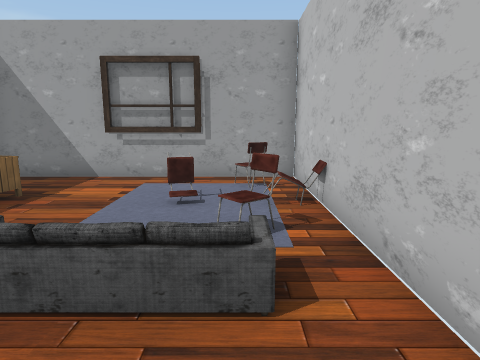
view 1 (above)

23 first-person views from a walk through a 3-D level made in the Unity game engine. The camera is 1.4 m above the floor, tilts 10° down and sees 75° across. The floor is counted in squares, 1 m on a side. Each view is taken from the middle of a square. On the plan, view 1 faces up. The plan holds only what a view shows up to about 14 squares ahead; the rest is blank. Some animated figures are left out. Door leaves are left out, so doorways stand open. Some surface patterns are stand-ins.

view 2
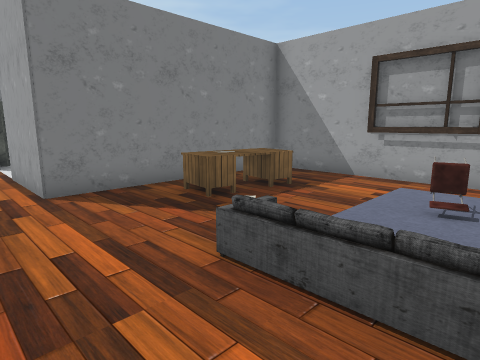

view 3
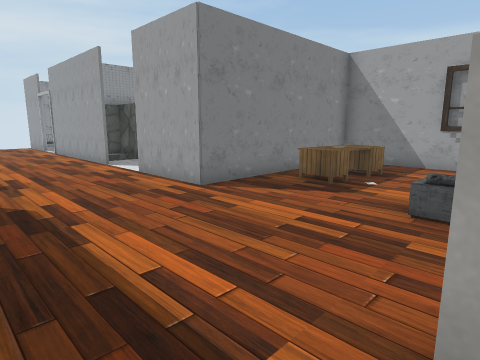

view 4
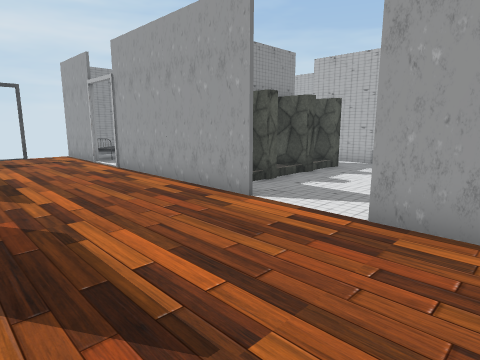

view 5
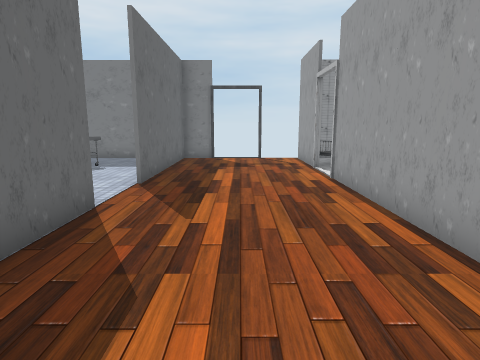

view 6
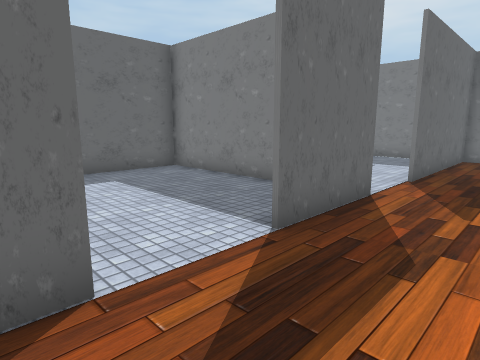

view 7
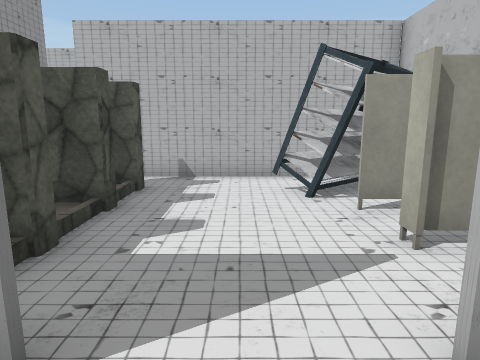

view 8
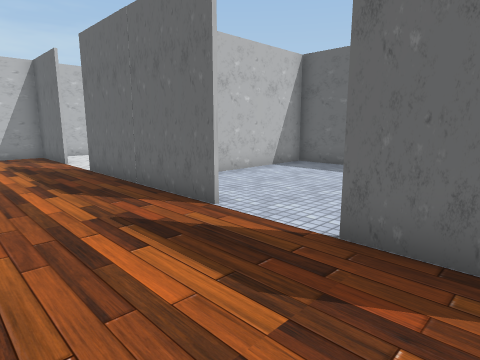

view 9
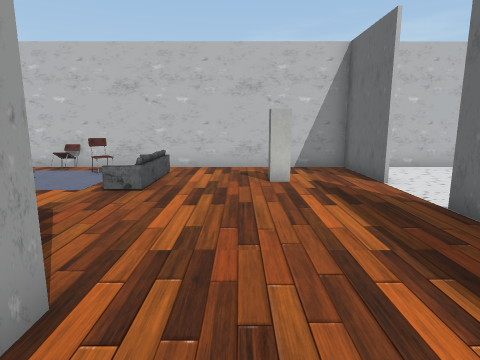

view 10
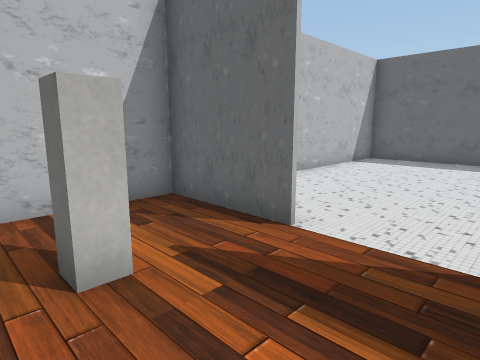

view 11
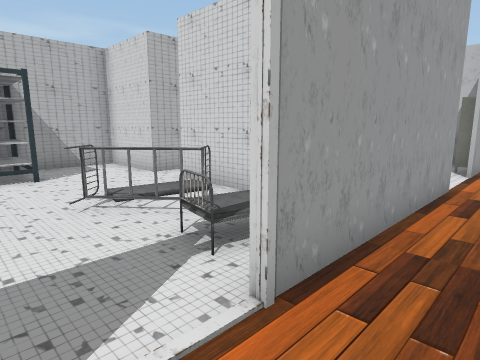

view 12
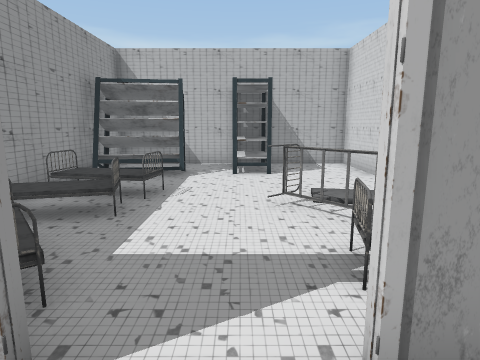

view 13
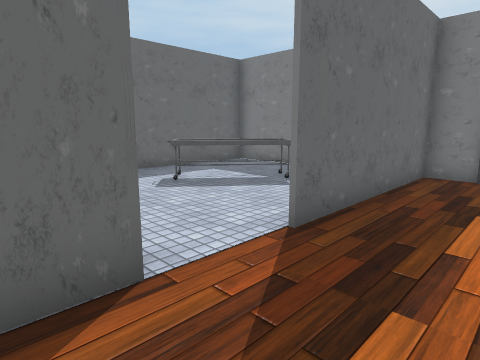

view 14
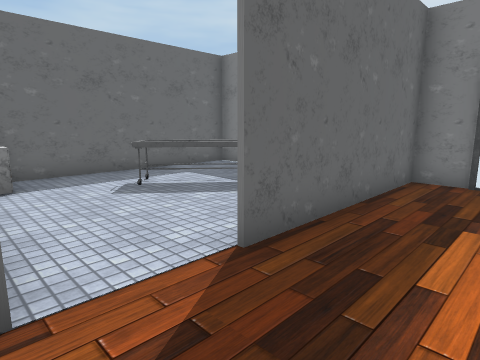

view 15
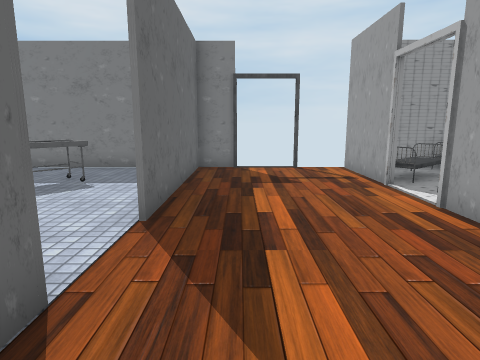

view 16
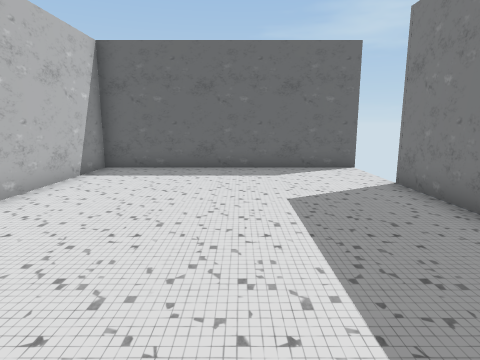

view 17
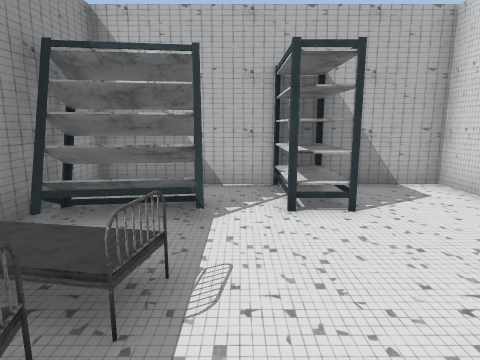

view 18
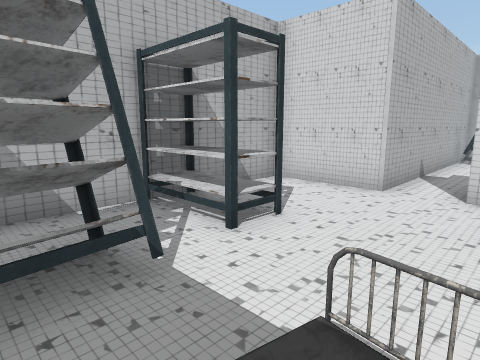

view 19
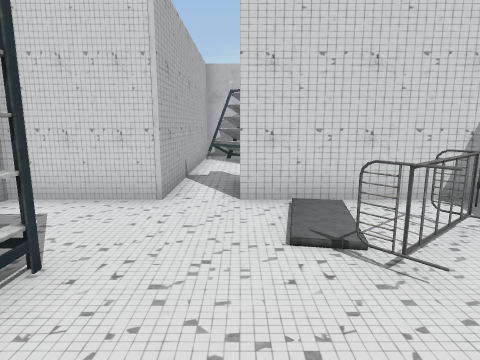

view 20
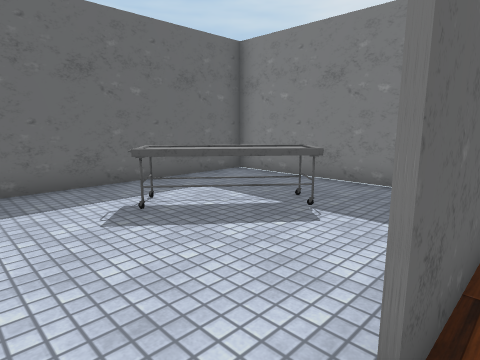

view 21
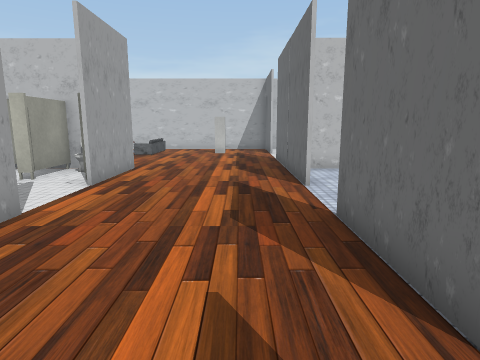

view 22
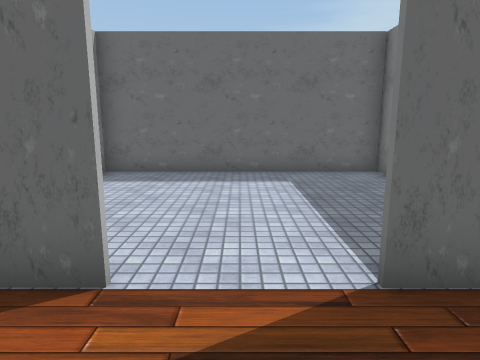

view 23
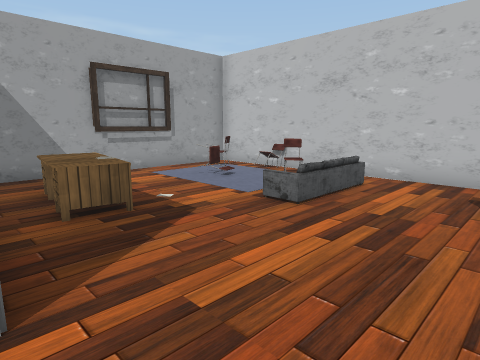

### Floor plan
Ten units are one square. View 1 is at (0, 0); x grows to the right and y downward. Boxes are objects, and circles mark ways between rooms. Rooms are numbered by the first view taken in them; rooms with no view inside come last. Other rooms are left out.
<svg viewBox="-240 -120 260 259">
<path fill="none" stroke="#000" d="M-90 -16 -90 -21M-69 -24 -69 -35 -90 -35 -90 -38M-121 -15 -184 -15M-99 35 -38 35M-131 -24 -131 -16M-131 -36 -131 -25M-131 -54 -131 -50 -144 -50M-154 35 -121 35M-69 -71 -69 -84 -152 -84M-131 -66 -140 -66M-13 14 -13 8 -8 8M-16 35 15 35M-152 59 -152 105M-201 -15 -234 -15M15 40 15 -84 -68 -84 -68 -15 -99 -15M-149 104 -69 104 -69 35M-234 20 -234 35 -174 35M-152 -84 -152 -114 -234 -114 -234 -104M-234 -85 -234 -56M-234 -48 -234 -31M-152 -25 -152 -70M-234 -30 -234 -24M-68 78 -68 106M-69 134 15 134 15 40M-234 51 -234 104 -149 104"/>
<rect x="-105" y="-85" width="30" height="30" fill="#bbb"><title>other object</title></rect>
<rect x="-75" y="-35" width="10" height="10" fill="#bbb"><title>other object</title></rect>
<rect x="-65" y="-65" width="30" height="30" fill="#bbb"><title>other object</title></rect>
<rect x="-25" y="-25" width="10" height="10" fill="#bbb"><title>other object</title></rect>
<rect x="-15" y="-65" width="10" height="10" fill="#bbb"><title>other object</title></rect>
<rect x="-5" y="-45" width="10" height="10" fill="#bbb"><title>other object</title></rect>
<rect x="-5" y="-75" width="10" height="10" fill="#bbb"><title>other object</title></rect>
<rect x="5" y="-55" width="10" height="10" fill="#bbb"><title>other object</title></rect>
<rect x="-235" y="-75" width="10" height="10" fill="#bbb"><title>other object</title></rect>
<rect x="-235" y="-105" width="30" height="20" fill="#bbb"><title>other object</title></rect>
<rect x="-225" y="-45" width="10" height="10" fill="#bbb"><title>other object</title></rect>
<rect x="-195" y="-115" width="20" height="30" fill="#bbb"><title>other object</title></rect>
<rect x="-185" y="-35" width="10" height="10" fill="#bbb"><title>other object</title></rect>
<rect x="-185" y="-65" width="20" height="30" fill="#bbb"><title>other object</title></rect>
<rect x="-215" y="55" width="40" height="30" fill="#bbb"><title>other object</title></rect>
<rect x="-165" y="85" width="10" height="20" fill="#bbb"><title>other object</title></rect>
<circle cx="-145" cy="-80" r="3" fill="#2a7"/>
<circle cx="-193" cy="-13" r="3" fill="#2a7"/>
<circle cx="-25" cy="40" r="3" fill="#2a7"/>
<circle cx="-165" cy="40" r="3" fill="#2a7"/>
<text x="-90" y="0">1</text>
<text x="-190" y="-70">2</text>
<text x="-30" y="80">3</text>
<text x="-190" y="70">4</text>
</svg>
Room 1 opens to room 2. Room 1 opens to room 3. Room 1 opens to room 4.

Where each view was taken, in squares from view 1:
view 1: 0 up, 0 right, facing up
view 2: 0 up, 0 right, facing up-left
view 3: 3 down, 1 left, facing up-left
view 4: 3 down, 8 left, facing up-left
view 5: 1 down, 10 left, facing left
view 6: 1 down, 9 left, facing down-left
view 7: 0 up, 11 left, facing up
view 8: 0 up, 14 left, facing down-right
view 9: 0 up, 9 left, facing right
view 10: 0 up, 4 left, facing down-right
view 11: 0 up, 20 left, facing up-right
view 12: 0 up, 19 left, facing up
view 13: 1 down, 14 left, facing down-left
view 14: 1 down, 15 left, facing down-left
view 15: 2 down, 13 left, facing left
view 16: 3 down, 3 left, facing down
view 17: 4 up, 20 left, facing up
view 18: 6 up, 22 left, facing up-right
view 19: 7 up, 21 left, facing right
view 20: 3 down, 16 left, facing down-left
view 21: 2 down, 17 left, facing right
view 22: 1 down, 11 left, facing down
view 23: 1 down, 7 left, facing up-right
